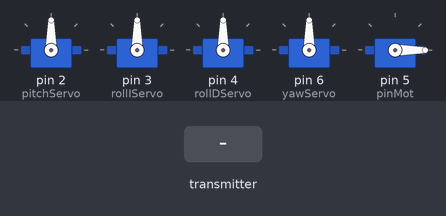
This sketch was run on a simulated Arduino Uno, built with avr-gcc and run on an emulated ATmega328P. Shown: 5 × servo. The inputs (shaded band) are chosen by the test bench. No radio packets arrive unless stated.

Above: at 4.2 s.
4.3 s: the transmitter starts sending pitch = 0
At 5.0 s:
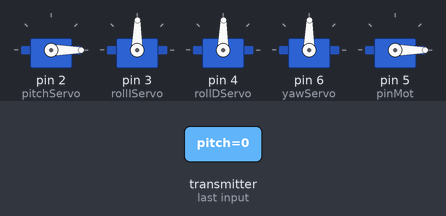
6.0 s: the transmitter starts sending roll = 0
At 6.4 s:
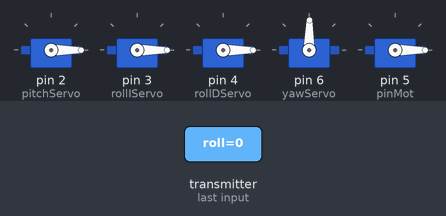
7.5 s: the transmitter starts sending yaw = 0
At 7.8 s:
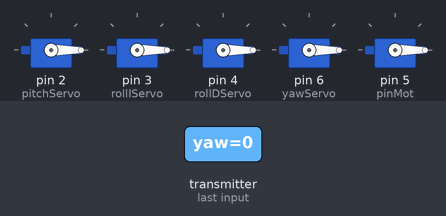
9.0 s: the transmitter starts sending motor = 64
At 10.2 s:
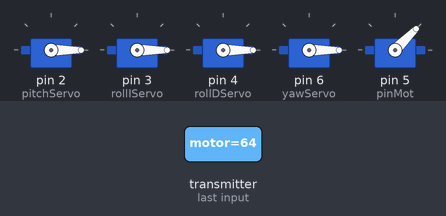
10.5 s: the transmitter starts sending pitch = 64
At 11.7 s:
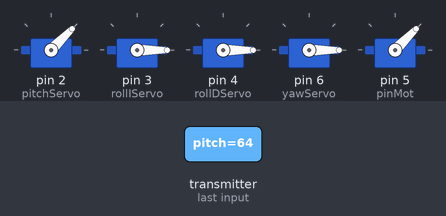
12.0 s: the transmitter starts sending roll = 64
At 13.1 s:
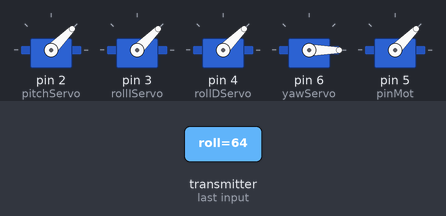
Timing chart, 0 to 14.5 s (numbered marks = the images above; inputs shaded):
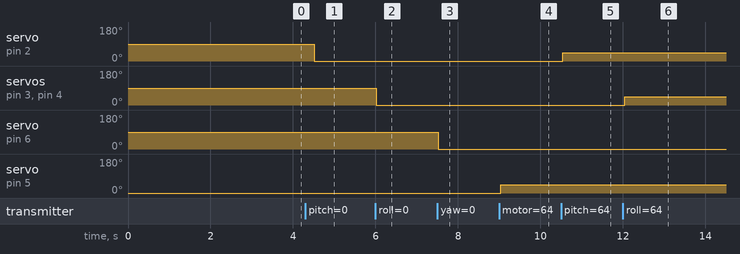

The sketch:

ReceiverRX.ino
```cpp
#include <SPI.h>
#include <nRF24L01.h>
#include <RF24.h>
#include <Servo.h>

RF24 radio(9, 10); // CE, CSN
const byte address[6] = "29235";
struct Signal{
  byte pitch;
  byte roll;
  byte yaw;
  byte motor;
};
Signal data;

Servo pitchServo;
Servo rollIServo;
Servo rollDServo;
Servo yawServo;
Servo motorESC;

#define pinMot 5

void setup() {
  //Serial.begin(9600);

  pitchServo.attach(2);
  rollIServo.attach(3);
  rollDServo.attach(4);
  yawServo.attach(6);


  motorESC.attach(pinMot, 1000, 2000);
  motorESC.writeMicroseconds(1000);
  delay(3000);

  radio.begin();
  radio.openReadingPipe(0,address);
  radio.setChannel(76);
  radio.setAutoAck(false);
  radio.setDataRate(RF24_250KBPS);
  radio.setPALevel(RF24_PA_HIGH);
  radio.startListening();

  data.pitch = 127;
  data.roll = 127;
  data.yaw = 127;
  data.motor = 0;
}

void loop() {
  //Serial.println("Loop Activo");
  delay(500);
  if (radio.available()) {

    radio.read(&data, sizeof(data));
    Serial.print("Pitch: ");
    Serial.print(data.pitch);
    Serial.print(" | Roll: ");
    Serial.print(data.roll);
    Serial.print(" | Yaw: ");
    Serial.print(data.yaw);
    Serial.print(" | Motor: ");
    Serial.println(data.motor);

    pitchServo.write(map(data.pitch, 0, 255, 0, 180));
    rollIServo.write(map(data.roll, 0, 255, 0, 180));
    rollDServo.write(map(data.roll, 0, 255, 0, 180));
    yawServo.write(map(data.yaw, 0, 255, 0, 180));

    int escValue = map(data.motor, 0, 255, 1000, 2000);
    motorESC.writeMicroseconds(escValue);
  }
}
```

Measured:
- after the input at 4.3 s, servo on pin 2 (pitchServo): 90° → 0° after 0.21 s; servo on pin 3 (rollIServo), servo on pin 4 (rollDServo), servo on pin 6 (yawServo): 90° → 89° after 0.21 s
- after the input at 6.0 s, servo on pin 3 (rollIServo), servo on pin 4 (rollDServo): 89° → 0° at once
- after the input at 7.5 s, servo on pin 6 (yawServo): 89° → 0° at once
- after the input at 9.0 s, servo on pin 5 (pinMot): 0° → 45° at once
- after the input at 10.5 s, servo on pin 2 (pitchServo): 0° → 45° at once
- after the input at 12.0 s, servo on pin 3 (rollIServo), servo on pin 4 (rollDServo): 0° → 45° at once
